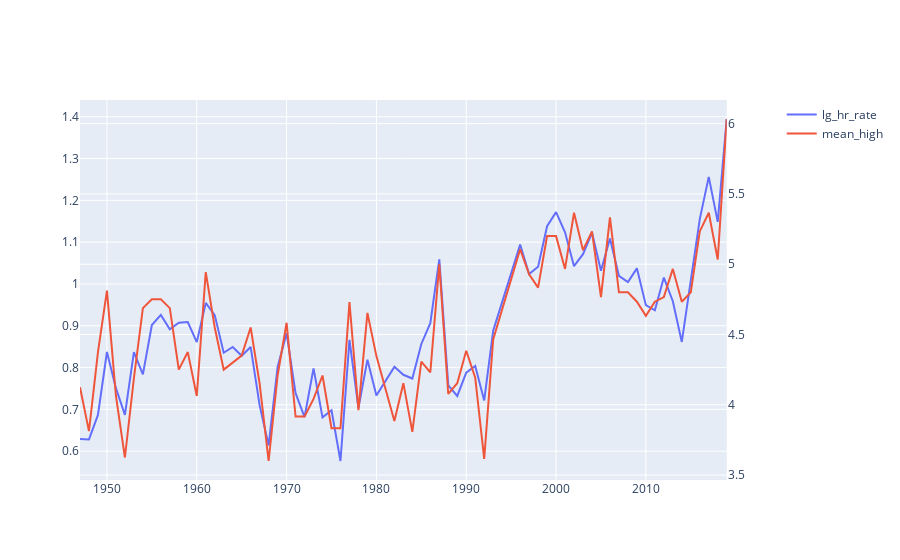

Notebook code cell kept with this figure:
### Code cell
def make_dual_axis_plot(df, ys):
    # Create figure with secondary y-axis
    fig = make_subplots(specs=[[{"secondary_y": True}]])

    # Add traces
    for (i, y_col) in enumerate(ys):
        y = df[y_col]
        fig.add_trace(go.Scatter(x=df.index, y=y, name=y.name), secondary_y=i)

    return fig

make_dual_axis_plot(years, ['lg_hr_rate', 'mean_high'])
